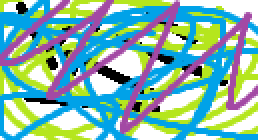
#> input picture image-playfair/key.png, 129 x 70 px (shown 2 times larger)
$ jupyter execute playfair_img.ipynb
#> lines starting #> are read from the running program, lines starting #| are printed output that depends on the picture
#> the answer given: key.png
Initital setup

[cell 1]
from PIL import Image
import numpy as np
import logging as log
import time
log.basicConfig(
    format="%(asctime)s %(levelname)s: %(message)s",
    datefmt="%Y-%m-%dT%H:%M:%SZ",
    level=log.INFO
)
EXTRA_DIFFUSE = True

Utility Functions

[cell 2]
def removeDuplicates(array):
    '''
    Removes duplicates from the given array
    '''
    newArr = []
    for i in array:
        if i not in newArr:
            newArr.append(i)
    return newArr
def printMat(mat):
    '''
    Print matrix
    '''
    for m in mat:
        print(m)
def findLoc(mat,x):
    '''
    find the x and y coordinates of the given pixel
    '''
    coordinates = np.where(mat==x)
    return [coordinates[0][0],coordinates[1][0]]

Reading image and getting RGB values

[cell 3]
def readRGB(filename,resize=False):
    '''
    Read image and return RGB representation
    '''
#> called with filename = 'key.png', resize = True
    img = Image.open(filename)
#> img is the input picture: PIL image 129x70 RGBA; mean R, G, B, A 133.7, 181.5, 172.3, 255
    if resize:
        size = 16,16
        img = img.resize(size,Image.Resampling.LANCZOS)
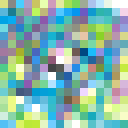
#> img: PIL image 16x16 RGBA (shown 8 times larger); mean R, G, B, A 133.6, 180.8, 171.7, 255
        img= img.convert('RGB')
#> img: PIL image 16x16 RGB
    numpydata = np.asarray(img)
    R=[]
    G=[]
    B=[]
    A=[]
    for row in numpydata:
        for pixel in row:
            R.append(pixel[0])
            G.append(pixel[1])
            B.append(pixel[2])
            try:
                A.append(pixel[3])
            except IndexError:
                A.append(255)
                pass
#> this loop made 16 passes
#> after the loop, A = 256 values from 255 to 255; B = 256 values, max 255 at index 2, min 39 at index 76, mean 171.7; G = 256 values, max 255 at index 5, min 69 at index 134, mean 180.8; R = 256 values, max 255 at index 14, min 0 at index 32, mean 133.6
    return (R,G,B,A,img.size)

Key Matrix Generation

[cell 4]
inp = input("Enter key image file name= ")
R,G,B,A,sizes=readRGB(inp,True)
#> A = 256 values from 255 to 255; sizes = (16, 16)
# R,G,B,A,s=readRGB('key.png',True)
R=removeDuplicates(R)
#> the loop in removeDuplicates, `for i in array:` made 256 passes
#> i on passes 1 to 3: 219, 135, 72
#> after the loop in removeDuplicates, `for i in array:`: newArr = 153 values, max 255 at index 13, min 0 at index 30, mean 130.9
#> R has the same summary as newArr in removeDuplicates
G=removeDuplicates(G)
#> the loop in removeDuplicates (call 2), `for i in array:` made 256 passes
#> i on passes 1 to 3: 225, 136, 207
#> G = 126 values, max 255 at index 5, min 69 at index 86, mean 175.6
B=removeDuplicates(B)
#> B = 133 values, max 255 at index 2, min 39 at index 61, mean 161.6
R.extend([x for x in range(256) if x not in R])
RkeyMatrix = np.reshape(R, (16,16))
G.extend([x for x in range(256) if x not in G])
GkeyMatrix = np.reshape(G, (16,16))
B.extend([x for x in range(256) if x not in B])
BkeyMatrix = np.reshape(B, (16,16))
log.debug('R key matrix:')
log.debug(RkeyMatrix)
log.debug('G key matrix:')
log.debug(GkeyMatrix)
log.debug('B key matrix:')
log.debug(BkeyMatrix)
F = removeDuplicates([(int(R[i])+int(G[i])+int(B[i]))%256 for i in range(256)])
#> F = 164 values, max 254 at index 53, min 0 at index 64, mean 133
F.extend([x for x in range(256) if x not in F])
FinalKeyMatrix = np.reshape(F, (16,16))
log.info('FinalKeyMatrix:')
log.info(FinalKeyMatrix)

Encryption or Decryption of two pixels

[cell 5]
def encryptDecryptPixel(encryptResult,i,halfLength,colorKeyMatrix,color,isEncryption=True):
    '''
    Encrypt/Decrypt the pixel data based on the Key Matrix
    '''
    floc = findLoc(colorKeyMatrix,color[i])
    sloc = findLoc(colorKeyMatrix,color[halfLength])
    if isEncryption:
        if EXTRA_DIFFUSE:
            floc[0]=(floc[0]+9)%16
            floc[1]=(floc[1]+9)%16
            sloc[0]=(sloc[0]+9)%16
            sloc[1]=(sloc[1]+9)%16
        if floc[0] == sloc[0]:
            encryptResult[i]=colorKeyMatrix[floc[0],(floc[1]+1)%16]
            encryptResult[halfLength] = colorKeyMatrix[sloc[0],(sloc[1]+1)%16]
        elif floc[1] == sloc[1]:
            encryptResult[i]=colorKeyMatrix[(floc[0]+1)%16,floc[1]]
            encryptResult[halfLength] = colorKeyMatrix[(sloc[0]+1)%16,sloc[1]]
        else:
            encryptResult[i]=colorKeyMatrix[floc[0],sloc[1]]
            encryptResult[halfLength] = colorKeyMatrix[sloc[0],floc[1]]
    else:
        if EXTRA_DIFFUSE:
            floc[0]=(floc[0]+7)%16
            floc[1]=(floc[1]+7)%16
            sloc[0]=(sloc[0]+7)%16
            sloc[1]=(sloc[1]+7)%16
        if floc[0] == sloc[0]:
            encryptResult[i]=colorKeyMatrix[floc[0],(floc[1]+15)%16]
            encryptResult[halfLength] = colorKeyMatrix[sloc[0],(sloc[1]+15)%16]
        elif floc[1] == sloc[1]:
            encryptResult[i]=colorKeyMatrix[(floc[0]+15)%16,floc[1]]
            encryptResult[halfLength] = colorKeyMatrix[(sloc[0]+15)%16,sloc[1]]
        else:
            encryptResult[i]=colorKeyMatrix[floc[0],sloc[1]]
            encryptResult[halfLength] = colorKeyMatrix[sloc[0],floc[1]]

Encryption Function

[cell 6]
def encrypt():
    '''
    Accept image to be encrypted and return the encrypted image based on the key
    '''
    inp = input("Enter image file name to encrypt= ")
#> the answer given: key.png
    R,G,B,A,sizes=readRGB(inp,False)
#> the loop in readRGB (call 2), `for row in numpydata:` made 70 passes
#> R = 9030 values, max 255 at index 12, min 0 at index 20, mean 133.7; G = 9030 values, max 255 at index 12, min 0 at index 138, mean 181.5; B = 9030 values, max 255 at index 12, min 0 at index 138, mean 172.3; A = 9030 values from 255 to 255; sizes = (129, 70)
    #R,G,B,A,sizes=readRGB('download.png',False)
    log.info(sizes)
    encryptedR=np.full(len(R),-1)
#> encryptedR = 9030 values from -1 to -1
    encryptedG=np.full(len(G),-1)
#> encryptedG = 9030 values from -1 to -1
    encryptedB=np.full(len(B),-1)
#> encryptedB = 9030 values from -1 to -1
    log.info(encryptedR.shape)
    halfLength = len(R)//2
#> halfLength = 4515
    for i in range(halfLength):
    #   encryptDecryptPixel(encryptedR,i,halfLength,BkeyMatrix,R)
        encryptDecryptPixel(encryptedR,i,halfLength+i,FinalKeyMatrix,R)
        encryptDecryptPixel(encryptedG,i,halfLength+i,FinalKeyMatrix,G)
        encryptDecryptPixel(encryptedB,i,halfLength+i,FinalKeyMatrix,B)
#> this loop made 4515 passes
    #    encryptDecryptPixel(encryptedB,i,halfLength,GkeyMatrix,B)
    fullImage1D=[]
    log.debug(f'encryption {R=}')
    log.debug(f'{encryptedR=}')
    log.debug(f'encryption {G=}')
    log.debug(f'encryption {B=}')
    log.debug(f'encryption {A=}')
    for i in range(len(encryptedR)):
        fullImage1D.append([encryptedR[i],encryptedG[i],encryptedB[i],A[i]])
    # print(fullImage1D)
    x,y,z=sizes[0],sizes[1],4
    imageArr = np.reshape(fullImage1D,(y,x,z))
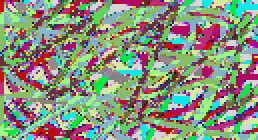
#> imageArr: shape (70, 129, 4) int64 (shown 2 times larger); mean of channels 0, 1, 2, 3 135.7, 145.7, 125.7, 255; drawn as R, G, B
    # print(f'{imageArr=}')
    image = Image.fromarray(imageArr.astype('uint8'),'RGBA')
    # print(np.asarray(image))
    image.save('enc.png')

Decryption Function

[cell 7]
def decrypt():
    '''
    Accept image to be decrypted and return the decrypted image based on the key
    '''
    inp = input("Enter image file name to decrypt= ")
#> the answer given: key.png
    R,G,B,A,sizes=readRGB(inp,False)
    # R,G,B,A,sizes=readRGB('enc.png',False)
    decryptedR=np.full(len(R),-1)
    decryptedG=np.full(len(G),-1)
    decryptedB=np.full(len(B),-1)
    halfLength = len(R)//2
    for i in range(halfLength):
        #encryptDecryptPixel(decryptedR,i,halfLength,BkeyMatrix,R,False)
        encryptDecryptPixel(decryptedR,i,halfLength+i,FinalKeyMatrix,R,False)
        encryptDecryptPixel(decryptedG,i,halfLength+i,FinalKeyMatrix,G,False)
        encryptDecryptPixel(decryptedB,i,halfLength+i,FinalKeyMatrix,B,False)
        #encryptDecryptPixel(decryptedB,i,halfLength,GkeyMatrix,B,False)
    fullImage1D=[]
    log.debug(f'decryption {R=}')
    log.debug(f'{decryptedR=}')
    log.debug(f'decryption {G=}')
    log.debug(f'decryption {B=}')
    log.debug(f'decryption {A=}')
    for i in range(len(decryptedR)):
        fullImage1D.append([decryptedR[i],decryptedG[i],decryptedB[i],A[i]])
    # print("fullImage1D:",len(fullImage1D))
    x,y,z=sizes[0],sizes[1],4
    imageArr = np.reshape(fullImage1D,(y,x,z))
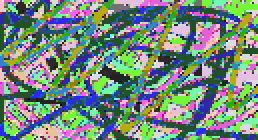
#> imageArr: shape (70, 129, 4) int64 (shown 2 times larger); mean of channels 0, 1, 2, 3 117.3, 137, 125.3, 255; drawn as R, G, B
    image = Image.fromarray(imageArr.astype('uint8'),'RGBA')
    image.save('original.png')
